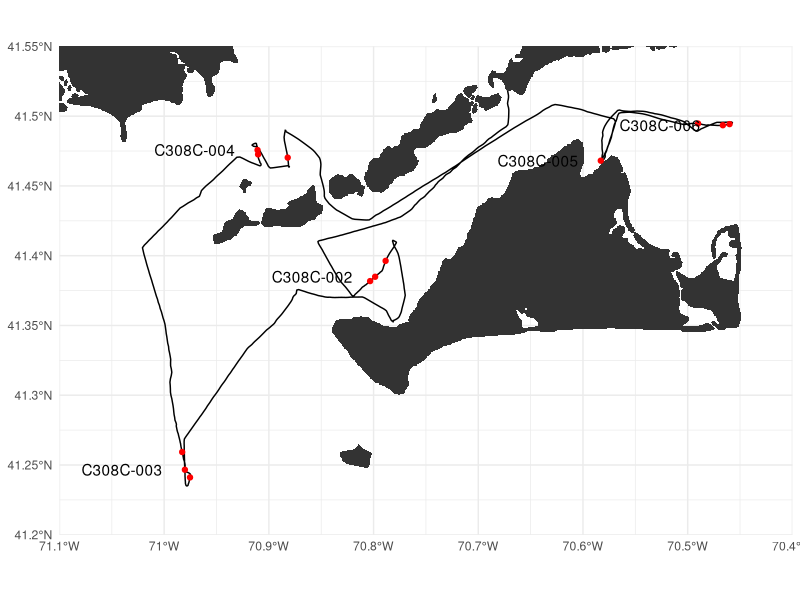

R code for this plot:
## ---- chunk 1
library(tidyverse)
stations <- read_csv("data/C308C_summary_datasheet.csv")
elg <- read_csv("data/C308C_elg.csv")
coastline <- read_csv("data/coastline.csv")

xbreaks <- pretty(range(elg$lon))
xlabels <- paste0(abs(xbreaks), "°W")
ybreaks <- pretty(range(elg$lat))
ylabels <- paste0(abs(ybreaks), "°N")

ggplot(elg, aes(lon, lat)) +
  geom_path() +
  geom_polygon(aes(group = group), data = coastline) +
  geom_point(data = stations, color = "red") +
  geom_text(aes(label = station), data = filter(stations, deployment == "B" | deployment == "HC"), nudge_x = -.06) +
  coord_quickmap(xlim = range(xbreaks),
                 ylim = range(ybreaks),
                 expand = FALSE) +
  labs(x = NULL, y = NULL) +
  scale_x_continuous(breaks = xbreaks, labels = xlabels) +
  scale_y_continuous(breaks = ybreaks, labels = ylabels) +
  theme_minimal()

# process ctd
ctd <-  read_csv("data/C308C_ctd.csv")
for (station1 in unique(ctd$station)) {
  ctdsub <- filter(ctd, station == station1)
  write_csv(ctdsub, paste0("data/",station1,"_ctd.csv"))
}

bottle <- read_csv("data/C308C_bottle_datasheet.csv")
for (station1 in unique(bottle$station)) {
  bottlesub <- filter(bottle, station == station1)
  write_csv(bottlesub, paste0("data/",station1,"_bottle.csv"))
}

